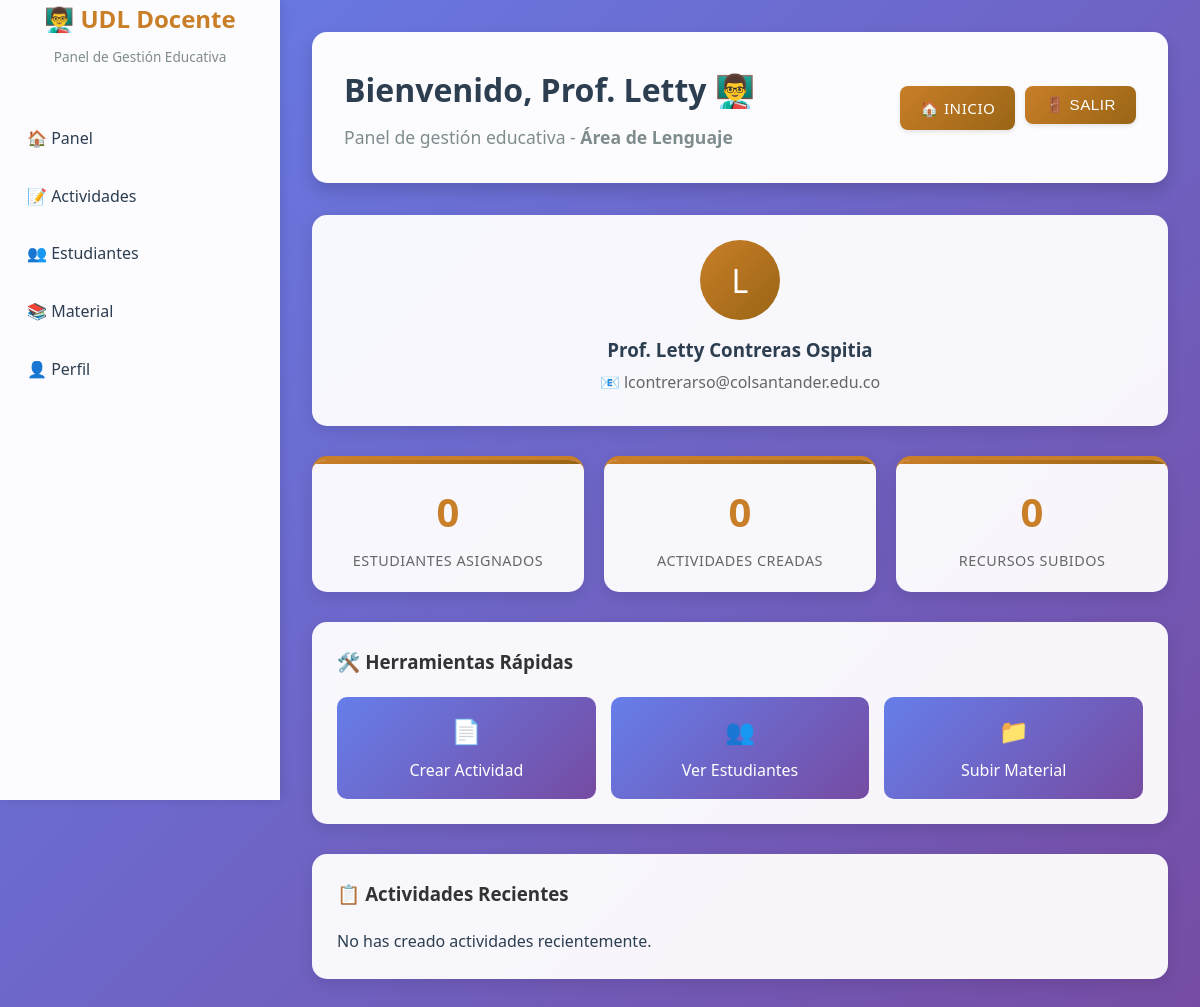
The page /docente_dashboard.php (signed in) on the database its author committed.
### tables this page shows
CREATE TABLE IF NOT EXISTS docentes (
    id INT AUTO_INCREMENT PRIMARY KEY,
    usuario_id INT NOT NULL,
    nombre_completo VARCHAR(100) NOT NULL,
    cargo_actual VARCHAR(100),
    titulos VARCHAR(255),
    area_desempeno VARCHAR(100),
    foto_url VARCHAR(255),
    fecha_cumpleanos DATE,
    biografia VARCHAR(255),
    FOREIGN KEY (usuario_id) REFERENCES usuarios(id) ON DELETE CASCADE
);

CREATE TABLE IF NOT EXISTS usuarios (
    id INT AUTO_INCREMENT PRIMARY KEY,
    nombre VARCHAR(100) NOT NULL,
    apellidos VARCHAR(100),
    usuario VARCHAR(50) UNIQUE NOT NULL,
    email VARCHAR(100) UNIQUE NOT NULL,
    clave VARCHAR(255) NOT NULL,
    rol ENUM('superadmin', 'admin', 'estudiante') NOT NULL,
    tipo ENUM('CC', 'TI', 'CE', 'PP', 'NIT', 'PPT', 'Pasaporte') NOT NULL,
    documento VARCHAR(30) NOT NULL,
    contacto VARCHAR(50),
    nacimiento DATE,
    ultimo_acceso TIMESTAMP NULL,
    fecha_registro TIMESTAMP DEFAULT CURRENT_TIMESTAMP
);

### docente_dashboard.php (the view, shortened to what this page needs)
<?php
$conexion = conexion();
$userId = $_SESSION['id'];
$sql_docente = "SELECT u.*, d.titulos, d.area_desempeno, d.biografia
                FROM usuarios u
                LEFT JOIN docentes d ON u.id = d.usuario_id
                WHERE u.id = ?";
$stmt_docente = $conexion->prepare($sql_docente);
$stmt_docente->bind_param("i", $userId);
$stmt_docente->execute();
$docente = $stmt_docente->get_result()->fetch_assoc();
$stats = [
    'total_estudiantes' => 0,
    'actividades_creadas' => 0,
    'entregas_pendientes' => 0,
    'recursos_subidos' => 0
];
$sql_estudiantes = "SELECT COUNT(DISTINCT ge.estudiante_id) as total
                    FROM grupo_docente gd
                    JOIN grupo_estudiante ge ON gd.grupo_id = ge.grupo_id
                    WHERE gd.docente_id = ?";
$stmt_estudiantes = $conexion->prepare($sql_estudiantes);
$stmt_estudiantes->bind_param("i", $userId);
$stmt_estudiantes->execute();
$stats['total_estudiantes'] = $stmt_estudiantes->get_result()->fetch_assoc()['total'] ?? 0;
$sql_actividades = "SELECT COUNT(a.id) as total
                    FROM actividades a
                    JOIN grupos g ON a.grupo_id = g.id
                    WHERE g.docente_id = ?";
$stmt_actividades = $conexion->prepare($sql_actividades);
$stmt_actividades->bind_param("i", $userId);
$stmt_actividades->execute();
$stats['actividades_creadas'] = $stmt_actividades->get_result()->fetch_assoc()['total'] ?? 0;
$sql_pendientes = "SELECT COUNT(e.id) as total
                   FROM entregas e
                   JOIN actividades a ON e.actividad_id = a.id
                   JOIN grupos g ON a.grupo_id = g.id
                   WHERE g.docente_id = ? AND e.calificacion IS NULL";
$stmt_pendientes = $conexion->prepare($sql_pendientes);
$stmt_pendientes->bind_param("i", $userId);
$stmt_pendientes->execute();
$stats['entregas_pendientes'] = $stmt_pendientes->get_result()->fetch_assoc()['total'] ?? 0;
$actividades_recientes = [];
?>
<!DOCTYPE html>
<html lang="es">
<head>
  <link rel="stylesheet" href="assets/css/Dashboard.css" />
</head>
<body>
  <div class="container">
    <?php include 'includes/navigation_docente.php'; ?>
    <div class="main-content">
      <div class="header" style="display: flex; justify-content: space-between; align-items: center;">
        <div>
          <h1>Bienvenido, Prof. <?php echo htmlspecialchars($docente['nombre'] ?? $_SESSION['usuario']); ?> 👨‍🏫</h1>
          <p>Panel de gestión educativa - <strong><?php echo htmlspecialchars($docente['area_desempeno'] ?? 'Área de Lenguaje'); ?></strong></p>
        </div>
        <div style="display: flex; gap: 10px; flex-wrap: wrap;">
          <a href="/UDL/index.php" class="btn-primary">🏠 Inicio</a>
          <form action="php/logout.php" method="post" style="display: inline;">
            <button type="submit" class="btn-primary">🚪 Salir</button>
          </form>
        </div>
      </div>
      <div class="profile-section">
        <div class="profile-avatar">
          <?php echo strtoupper(substr($docente['nombre'] ?? 'D', 0, 1)); ?>
        </div>
        <h3>Prof. <?php echo htmlspecialchars($docente['nombre'] . ' ' . ($docente['apellidos'] ?? '')); ?></h3>
        <p style="color: #666; margin: 5px 0;">
          📧 <?php echo htmlspecialchars($docente['email'] ?? 'No disponible'); ?>
        </p>
      </div>
      <div class="stats-grid">
        <div class="stat-card">
          <div class="stat-number"><?php echo $stats['total_estudiantes']; ?></div>
          <div class="stat-label">Estudiantes Asignados</div>
        </div>
        <div class="stat-card">
          <div class="stat-number"><?php echo $stats['actividades_creadas']; ?></div>
          <div class="stat-label">Actividades Creadas</div>
        </div>
        <div class="stat-card">
          <div class="stat-number"><?php echo $stats['recursos_subidos']; ?></div>
          <div class="stat-label">Recursos Subidos</div>
        </div>
      </div>
      <div class="tools-section">
        <h3 style="margin-bottom: 15px; color: #333;">🛠️ Herramientas Rápidas</h3>
        <div class="tools-grid">
          <a href="views/docente/crear_actividad.php" class="tool-btn">
            <span style="font-size: 1.5rem;">📄</span>
            <span>Crear Actividad</span>
          </a>
          <a href="views/docente/estudiantes.php" class="tool-btn">
            <span style="font-size: 1.5rem;">👥</span>
            <span>Ver Estudiantes</span>
          </a>
          <a href="views/docente/material.php" class="tool-btn">
            <span style="font-size: 1.5rem;">📁</span>
            <span>Subir Material</span>
          </a>
        </div>
      </div>
      <div style="display: grid; grid-template-columns: repeat(auto-fit, minmax(300px, 1fr)); gap: 20px;">
        <div class="recent-activities">
          <h3 style="margin-bottom: 20px; color: #333;">📋 Actividades Recientes</h3>
          <?php if (empty($actividades_recientes)): ?>
              <p>No has creado actividades recientemente.</p>
          <?php endif; ?>
        </div>
    </div>
  </div>
</body>
</html>

### assets/css/Dashboard.css (style rules this page uses)
:root { --primary-color: #C97E28; --primary-dark: #996515; --primary-light: #E8A556; --secondary-color: #AB9144; --gradient-primary: linear-gradient(135deg, #996515, #C97E28); --gradient-bg: linear-gradient(135deg, #667eea 0%, #764ba2 100%); --gradient-admin: linear-gradient(135deg, #2C3E50 0%, #34495E 100%); --text-dark: #2c3e50; --text-muted: #7f8c8d; --text-light: #ecf0f1; --success-color: #27ae60; --warning-color: #f39c12; --danger-color: #e74c3c; --info-color: #3498db; --shadow-sm: 0 2px 4px rgba(0, 0, 0, 0.1); --shadow-md: 0 4px 8px rgba(0, 0, 0, 0.1); --shadow-lg: 0 8px 16px rgba(0, 0, 0, 0.15); --border-radius-sm: 8px; --border-radius-md: 12px; --border-radius-lg: 15px; --transition-fast: 0.2s ease; --transition-normal: 0.3s ease; --transition-slow: 0.5s ease; }
* { margin: 0; padding: 0; box-sizing: border-box; }
body { font-family: 'Segoe UI', Tahoma, Geneva, Verdana, sans-serif; background: var(--gradient-bg); min-height: 100vh; color: var(--text-dark); line-height: 1.6; }
.main-content { flex: 1; margin-left: 280px; padding: 2rem; min-height: 100vh; transition: margin-left var(--transition-normal); }
.content-header, .header { background: rgba(255, 255, 255, 0.98); backdrop-filter: blur(10px); padding: 2rem; border-radius: var(--border-radius-lg); margin-bottom: 2rem; box-shadow: var(--shadow-lg); }
.content-header h1, .header h1 { color: var(--text-dark); margin: 0 0 0.5rem 0; font-size: 2rem; font-weight: 700; }
.content-header p, .header p { color: var(--text-muted); margin: 0; font-size: 1.1rem; }
.stats-grid { display: grid; grid-template-columns: repeat(auto-fit, minmax(250px, 1fr)); gap: 1.5rem; margin-bottom: 2rem; }
.stat-card { background: rgba(255, 255, 255, 0.98); backdrop-filter: blur(10px); border-radius: var(--border-radius-md); padding: 1.75rem; box-shadow: var(--shadow-md); transition: transform var(--transition-normal), box-shadow var(--transition-normal); border-top: 4px solid var(--primary-color); }
.stat-number { font-size: 2.5rem; font-weight: 700; color: var(--text-dark); margin-bottom: 0.5rem; text-align: center; }
.stat-label { color: var(--text-muted); font-size: 0.9rem; text-align: center; text-transform: uppercase; letter-spacing: 0.5px; font-weight: 500; }
.btn, .btn-primary, .btn-secondary, .btn-success, .btn-danger, .btn-warning, .btn-info { display: inline-flex; align-items: center; justify-content: center; gap: 0.5rem; padding: 0.75rem 1.5rem; border: none; border-radius: var(--border-radius-sm); font-weight: 600; font-size: 0.95rem; text-decoration: none; cursor: pointer; transition: all var(--transition-normal); box-shadow: var(--shadow-sm); text-transform: uppercase; letter-spacing: 0.5px; }
.btn-primary { background: var(--gradient-primary); color: white; }
.fade-in { animation: fadeIn var(--transition-slow) ease-out; }

### rows shown on the page
docentes: usuario.nombre "Letty", area_desempeno "Área de Lenguaje", usuario.nombre "L", usuario.apellidos "Letty Contreras Ospitia", usuario.email "lcontrerarso@colsantander.edu.co"

### other values the page prints
$stats['total_estudiantes'] "0"
$stats['actividades_creadas'] "0"
$stats['recursos_subidos'] "0"
